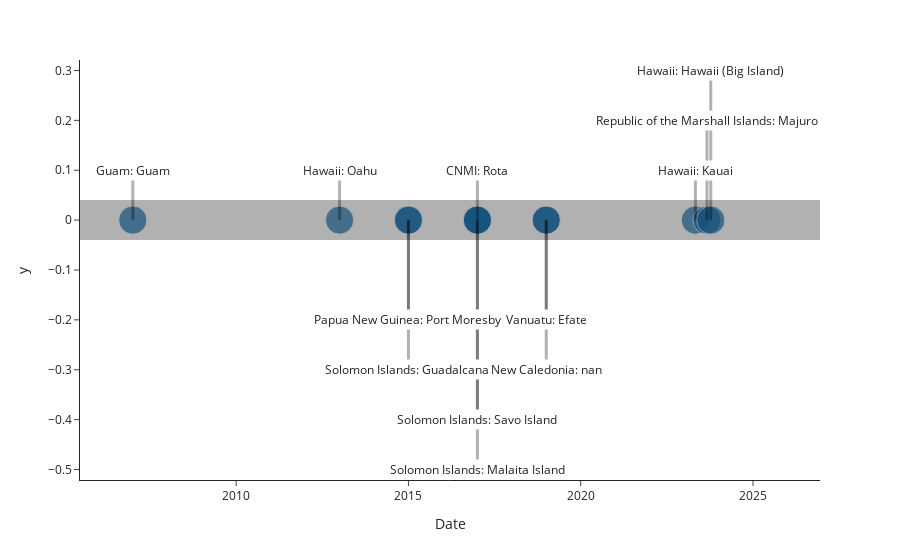

Notebook code cell kept with this figure:
### Code cell
# this is the best

fig = px.scatter(df, x='Date', y='y', size='size', template='simple_white')
fig.add_hline(y=0, line_width=40)

for i, r in df.iterrows():
    fig.add_annotation(
        x=r.Date, 
        y=r.Level / 10,
        text=r.Product,
        showarrow=False,
        bgcolor='white'
    )
    fig.add_shape(
        type="line", 
        line_width=3,  
        x0=r.Date,
        y0=0, 
        x1=r.Date, 
        y1=r.Level / 10
    )
fig.show()

### Figure 1 — Plotly figure (JSON) as saved in the notebook; plotly's stock layout.template omitted (floating-point values rounded to 4 significant figures)
{"data": [{"hovertemplate": "Date=%{x}<br>y=%{y}<br>size=%{marker.size}<extra></extra>", "legendgroup": "", "marker": {"color": "#1F77B4", "size": [20, 20, 20, 20, 20, 20, 20, 20, 20, 20, 20, 20], "sizemode": "area", "sizeref": 0.05, "symbol": "circle"}, "mode": "markers", "name": "", "orientation": "v", "showlegend": false, "type": "scatter", "x": ["2007-01-01T00:00:00", "2013-01-01T00:00:00", "2015-01-01T00:00:00", "2015-01-01T00:00:00", "2017-01-01T00:00:00", "2017-01-01T00:00:00", "2017-01-01T00:00:00", "2019-01-01T00:00:00", "2019-01-01T00:00:00", "2023-05-01T00:00:00", "2023-09-01T00:00:00", "2023-10-11T00:00:00"], "xaxis": "x", "y": [0, 0, 0, 0, 0, 0, 0, 0, 0, 0, 0, 0], "yaxis": "y"}], "layout": {"annotations": [{"bgcolor": "white", "showarrow": false, "text": "Guam: Guam", "x": "2007-01-01T00:00:00", "y": 0.1}, {"bgcolor": "white", "showarrow": false, "text": "Hawaii: Oahu", "x": "2013-01-01T00:00:00", "y": 0.1}, {"bgcolor": "white", "showarrow": false, "text": "Papua New Guinea: Port Moresby", "x": "2015-01-01T00:00:00", "y": -0.2}, {"bgcolor": "white", "showarrow": false, "text": "Solomon Islands: Guadalcanal", "x": "2015-01-01T00:00:00", "y": -0.3}, {"bgcolor": "white", "showarrow": false, "text": "Solomon Islands: Savo Island", "x": "2017-01-01T00:00:00", "y": -0.4}, {"bgcolor": "white", "showarrow": false, "text": "CNMI: Rota", "x": "2017-01-01T00:00:00", "y": 0.1}, {"bgcolor": "white", "showarrow": false, "text": "Solomon Islands: Malaita Island", "x": "2017-01-01T00:00:00", "y": -0.5}, {"bgcolor": "white", "showarrow": false, "text": "Vanuatu: Efate", "x": "2019-01-01T00:00:00", "y": -0.2}, {"bgcolor": "white", "showarrow": false, "text": "New Caledonia: nan", "x": "2019-01-01T00:00:00", "y": -0.3}, {"bgcolor": "white", "showarrow": false, "text": "Hawaii: Kauai", "x": "2023-05-01T00:00:00", "y": 0.1}, {"bgcolor": "white", "showarrow": false, "text": "Republic of the Marshall Islands: Majuro", "x": "2023-09-01T00:00:00", "y": 0.2}, {"bgcolor": "white", "showarrow": false, "text": "Hawaii: Hawaii (Big Island)", "x": "2023-10-11T00:00:00", "y": 0.3}], "legend": {"itemsizing": "constant", "tracegroupgap": 0}, "margin": {"t": 60}, "shapes": [{"line": {"width": 40}, "type": "line", "x0": 0, "x1": 1, "xref": "x domain", "y0": 0, "y1": 0, "yref": "y"}, {"line": {"width": 3}, "type": "line", "x0": "2007-01-01T00:00:00", "x1": "2007-01-01T00:00:00", "y0": 0, "y1": 0.1}, {"line": {"width": 3}, "type": "line", "x0": "2013-01-01T00:00:00", "x1": "2013-01-01T00:00:00", "y0": 0, "y1": 0.1}, {"line": {"width": 3}, "type": "line", "x0": "2015-01-01T00:00:00", "x1": "2015-01-01T00:00:00", "y0": 0, "y1": -0.2}, {"line": {"width": 3}, "type": "line", "x0": "2015-01-01T00:00:00", "x1": "2015-01-01T00:00:00", "y0": 0, "y1": -0.3}, {"line": {"width": 3}, "type": "line", "x0": "2017-01-01T00:00:00", "x1": "2017-01-01T00:00:00", "y0": 0, "y1": -0.4}, {"line": {"width": 3}, "type": "line", "x0": "2017-01-01T00:00:00", "x1": "2017-01-01T00:00:00", "y0": 0, "y1": 0.1}, {"line": {"width": 3}, "type": "line", "x0": "2017-01-01T00:00:00", "x1": "2017-01-01T00:00:00", "y0": 0, "y1": -0.5}, {"line": {"width": 3}, "type": "line", "x0": "2019-01-01T00:00:00", "x1": "2019-01-01T00:00:00", "y0": 0, "y1": -0.2}, {"line": {"width": 3}, "type": "line", "x0": "2019-01-01T00:00:00", "x1": "2019-01-01T00:00:00", "y0": 0, "y1": -0.3}, {"line": {"width": 3}, "type": "line", "x0": "2023-05-01T00:00:00", "x1": "2023-05-01T00:00:00", "y0": 0, "y1": 0.1}, {"line": {"width": 3}, "type": "line", "x0": "2023-09-01T00:00:00", "x1": "2023-09-01T00:00:00", "y0": 0, "y1": 0.2}, {"line": {"width": 3}, "type": "line", "x0": "2023-10-11T00:00:00", "x1": "2023-10-11T00:00:00", "y0": 0, "y1": 0.3}], "xaxis": {"anchor": "y", "domain": [0, 1], "title": {"text": "Date"}}, "yaxis": {"anchor": "x", "domain": [0, 1], "title": {"text": "y"}}}}
